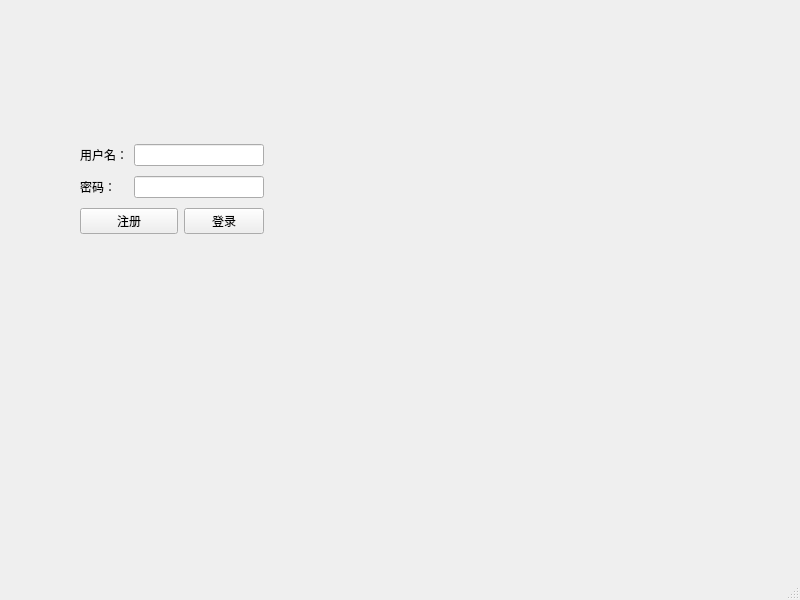
<?xml version="1.0" encoding="UTF-8"?>
<ui version="4.0">
 <class>MainWindow</class>
 <widget class="QMainWindow" name="MainWindow">
  <property name="geometry">
   <rect>
    <x>0</x>
    <y>0</y>
    <width>800</width>
    <height>600</height>
   </rect>
  </property>
  <property name="windowTitle">
   <string>MainWindow</string>
  </property>
  <widget class="QWidget" name="centralwidget">
   <widget class="QWidget" name="widget" native="true">
    <property name="geometry">
     <rect>
      <x>80</x>
      <y>140</y>
      <width>184</width>
      <height>100</height>
     </rect>
    </property>
    <layout class="QGridLayout" name="gridLayout">
     <item row="1" column="1" colspan="2">
      <widget class="QLineEdit" name="passwordEdit"/>
     </item>
     <item row="0" column="0">
      <widget class="QLabel" name="label_UserName">
       <property name="text">
        <string>用户名：</string>
       </property>
      </widget>
     </item>
     <item row="2" column="2">
      <widget class="QPushButton" name="loginButton">
       <property name="text">
        <string>登录</string>
       </property>
      </widget>
     </item>
     <item row="2" column="0" colspan="2">
      <widget class="QPushButton" name="registerButton">
       <property name="text">
        <string>注册</string>
       </property>
      </widget>
     </item>
     <item row="0" column="1" colspan="2">
      <widget class="QLineEdit" name="usernameEdit"/>
     </item>
     <item row="1" column="0">
      <widget class="QLabel" name="label_Password">
       <property name="text">
        <string>密码：</string>
       </property>
      </widget>
     </item>
    </layout>
   </widget>
  </widget>
  <widget class="QStatusBar" name="statusBar"/>
 </widget>
 <resources/>
 <connections/>
</ui>
